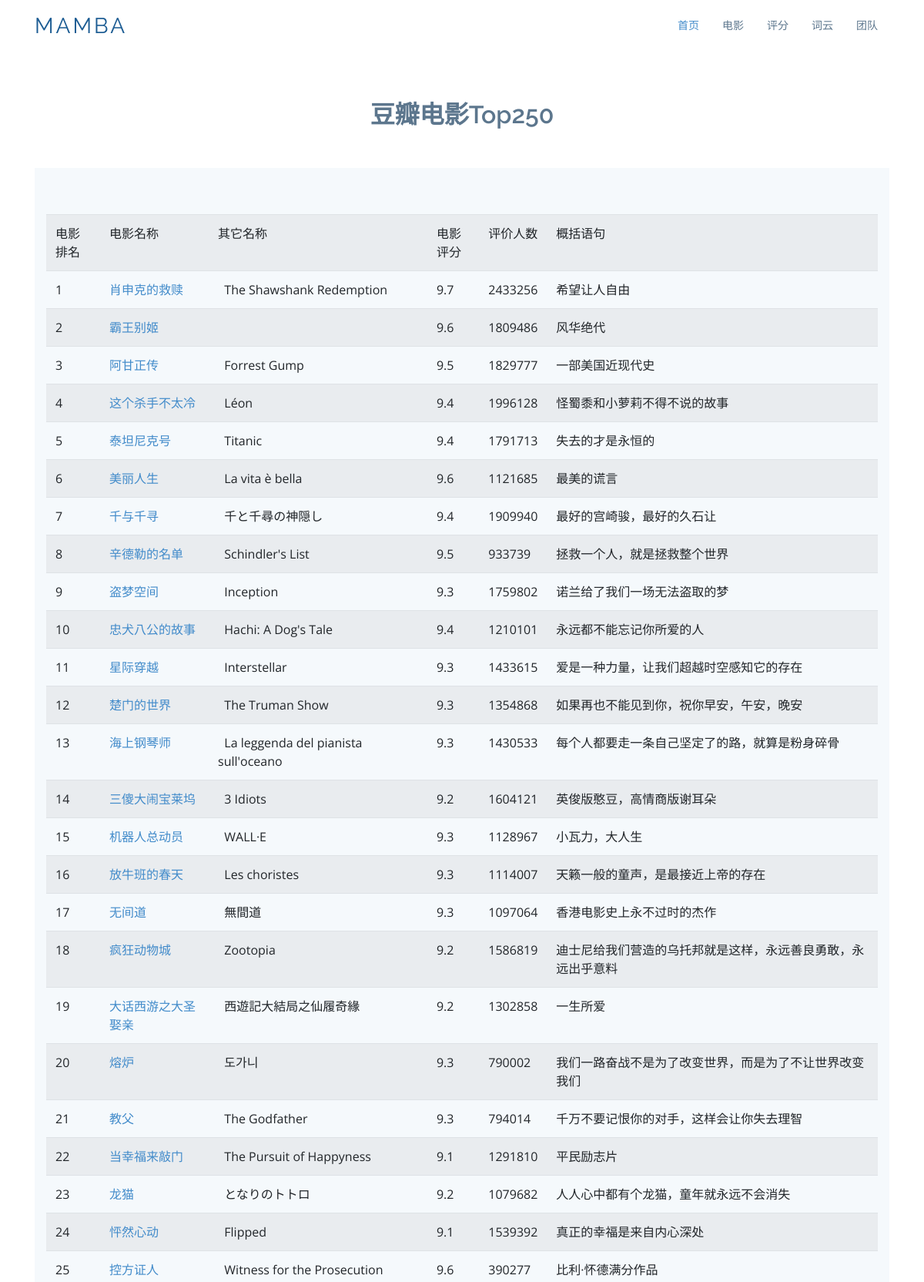
The page /movie (upper part) on the database its author committed.
### tables this page shows
CREATE TABLE movie250
        (
        id integer primary key autoincrement,
        info_link text,
        pic_link text,
        cname varchar,
        ename varchar,
        score numeric,
        rated numeric,
        su text
        );

### douban_flask/app.py (the view)
@app.route('/movie')
def movie():
    datalist = []
    con = sqlite3.connect('movie.db')
    cur = con.cursor()
    sql = "select * from movie250"
    data = con.execute(sql)
    for item in data:
        datalist.append(item)
    cur.close()
    con.close()
    return render_template('movie.html', movies = datalist)

### douban_flask/templates/movie.html (shortened to what this page needs)
<!DOCTYPE html>
<html lang="en">
<head>
  <link href="./../static/assets/vendor/bootstrap/css/bootstrap.min.css" rel="stylesheet">
  <link href="./../static/assets/vendor/icofont/icofont.min.css" rel="stylesheet">
  <link href="./../static/assets/vendor/boxicons/css/boxicons.min.css" rel="stylesheet">
  <link href="./../static/assets/vendor/animate.css/animate.min.css" rel="stylesheet">
  <link href="./../static/assets/vendor/venobox/venobox.css" rel="stylesheet">
  <link href="./../static/assets/vendor/aos/aos.css" rel="stylesheet">
  <link href="./../static/assets/css/style.css" rel="stylesheet">
</head>
<body>
  <header id="header">
    <div class="container">
      <div class="logo float-left">
        <h1 class="text-light"><a href="index.html"><span>Mamba</span></a></h1>
      </div>
      <nav class="nav-menu float-right d-none d-lg-block">
        <ul>
          <li class="active"><a href="/index">首页 </a></li>
          <li><a href="/movie">电影</a></li>
          <li><a href="/score">评分</a></li>
          <li><a href="/wordcloud">词云</a></li>
          <li><a href="/team">团队</a></li>
        </ul>
      </nav>
    </div>
  </header>
  <section id="team" class="team">
  <div class="container">
    <div class="section-title">
      <h2>豆瓣电影Top250</h2>
    </div>
    <section class="counts section-bg">
      <div class="container">
        <table class="table table-striped" >
            <tr>
                <td>电影排名</td>
                <td>电影名称</td>
                <td>其它名称</td>
                <td>电影评分</td>
                <td>评价人数</td>
                <td>概括语句</td>
            </tr>
            {% for movie in movies %}
                <tr>
                    <td>{{ movie[0] }}</td>
                    <td>
                        <a href="{{ movie[1] }}" target="_blank">
                            {{ movie[3] }}
                        </a>
                    </td>
                    <td>{{ movie[4] }}</td>
                    <td>{{ movie[5] }}</td>
                    <td>{{ movie[6] }}</td>
                    <td>{{ movie[7] }}</td>
                </tr>
            {% endfor %}
        </table>
      </div>
    </section>
  </div>
  </section>
</body>
</html>

### douban_flask/static/assets/css/style.css (style rules this page uses)
body { font-family: "Open Sans", sans-serif; color: #444; }
a { color: #428bca; }
h1, h2, h3, h4, h5, h6, .font-primary { font-family: "Raleway", sans-serif; }
#header { height: 70px; transition: all 0.5s; transition: all 0.5s; padding: 10px 0; background: #fff; z-index: 997; }
#header .logo h1 { font-size: 28px; margin: 0; padding: 10px 0; line-height: 1; font-weight: 400; letter-spacing: 3px; text-transform: uppercase; }
#header .logo h1 a, #header .logo h1 a:hover { color: #1c5c93; text-decoration: none; }
.nav-menu, .nav-menu * { margin: 0; padding: 0; list-style: none; }
.nav-menu > ul > li { position: relative; white-space: nowrap; float: left; }
.nav-menu a { display: block; position: relative; color: #5c768d; padding: 12px 15px; transition: 0.3s; font-size: 14px; font-family: "Open Sans", sans-serif; }
.nav-menu a:hover, .nav-menu .active > a, .nav-menu li:hover > a { color: #428bca; text-decoration: none; }
.mobile-nav { position: fixed; top: 0; bottom: 0; z-index: 9999; overflow-y: auto; left: -260px; width: 260px; padding-top: 18px; background: #1f3548; transition: 0.4s; }
.mobile-nav * { margin: 0; padding: 0; list-style: none; }
.mobile-nav a { display: block; position: relative; color: #e3f0fc; padding: 10px 20px; font-weight: 500; }
.mobile-nav a:hover, .mobile-nav .active > a, .mobile-nav li:hover > a { color: #9eccf4; text-decoration: none; }
section { padding: 60px 0; }
.section-bg { background-color: #f5f9fc; }
.section-title { text-align: center; padding-bottom: 30px; }
.section-title h2 { font-size: 32px; font-weight: 600; margin-bottom: 20px; padding-bottom: 0; color: #5c768d; }
.counts { padding-bottom: 30px; }
.team { background: #fff; padding: 60px 0 30px 0; }

### rows shown on the page
movie250: id "1", cname "肖申克的救赎", ename "The Shawshank Redemption", score "9.7", rated "2433256", su "希望让人自由"
movie250: id "2", cname "霸王别姬", score "9.6", rated "1809486", su "风华绝代"
movie250: id "3", cname "阿甘正传", ename "Forrest Gump", score "9.5", rated "1829777", su "一部美国近现代史"
movie250: id "4", cname "这个杀手不太冷", ename "Léon", score "9.4", rated "1996128", su "怪蜀黍和小萝莉不得不说的故事"
movie250: id "5", cname "泰坦尼克号", ename "Titanic", score "9.4", rated "1791713", su "失去的才是永恒的"
movie250: id "6", cname "美丽人生", ename "La vita è bella", score "9.6", rated "1121685", su "最美的谎言"
movie250: id "7", cname "千与千寻", ename "千と千尋の神隠し", score "9.4", rated "1909940", su "最好的宫崎骏，最好的久石让"
movie250: id "8", cname "辛德勒的名单", ename "Schindler's List", score "9.5", rated "933739", su "拯救一个人，就是拯救整个世界"
movie250: id "9", cname "盗梦空间", ename "Inception", score "9.3", rated "1759802", su "诺兰给了我们一场无法盗取的梦"
movie250: id "10", cname "忠犬八公的故事", ename "Hachi: A Dog's Tale", score "9.4", rated "1210101", su "永远都不能忘记你所爱的人"
movie250: id "11", cname "星际穿越", ename "Interstellar", score "9.3", rated "1433615", su "爱是一种力量，让我们超越时空感知它的存在"
movie250: id "12", cname "楚门的世界", ename "The Truman Show", score "9.3", rated "1354868", su "如果再也不能见到你，祝你早安，午安，晚安"
movie250: id "13", cname "海上钢琴师", ename "La leggenda del pianista sull'oceano", score "9.3", rated "1430533", su "每个人都要走一条自己坚定了的路，就算是粉身碎骨"
movie250: id "14", cname "三傻大闹宝莱坞", ename "3 Idiots", score "9.2", rated "1604121", su "英俊版憨豆，高情商版谢耳朵"
movie250: id "15", cname "机器人总动员", ename "WALL·E", score "9.3", rated "1128967", su "小瓦力，大人生"
movie250: id "16", cname "放牛班的春天", ename "Les choristes", score "9.3", rated "1114007", su "天籁一般的童声，是最接近上帝的存在"
movie250: id "17", cname "无间道", ename "無間道", score "9.3", rated "1097064", su "香港电影史上永不过时的杰作"
movie250: id "18", cname "疯狂动物城", ename "Zootopia", score "9.2", rated "1586819", su "迪士尼给我们营造的乌托邦就是这样，永远善良勇敢，永远出乎意料"
movie250: id "19", cname "大话西游之大圣娶亲", ename "西遊記大結局之仙履奇緣", score "9.2", rated "1302858", su "一生所爱"
movie250: id "20", cname "熔炉", ename "도가니", score "9.3", rated "790002", su "我们一路奋战不是为了改变世界，而是为了不让世界改变我们"
movie250: id "21", cname "教父", ename "The Godfather", score "9.3", rated "794014", su "千万不要记恨你的对手，这样会让你失去理智"
movie250: id "22", cname "当幸福来敲门", ename "The Pursuit of Happyness", score "9.1", rated "1291810", su "平民励志片"
movie250: id "23", cname "龙猫", ename "となりのトトロ", score "9.2", rated "1079682", su "人人心中都有个龙猫，童年就永远不会消失"
movie250: id "24", cname "怦然心动", ename "Flipped", score "9.1", rated "1539392", su "真正的幸福是来自内心深处"
movie250: id "25", cname "控方证人", ename "Witness for the Prosecution", score "9.6", rated "390277", su "比利·怀德满分作品"
